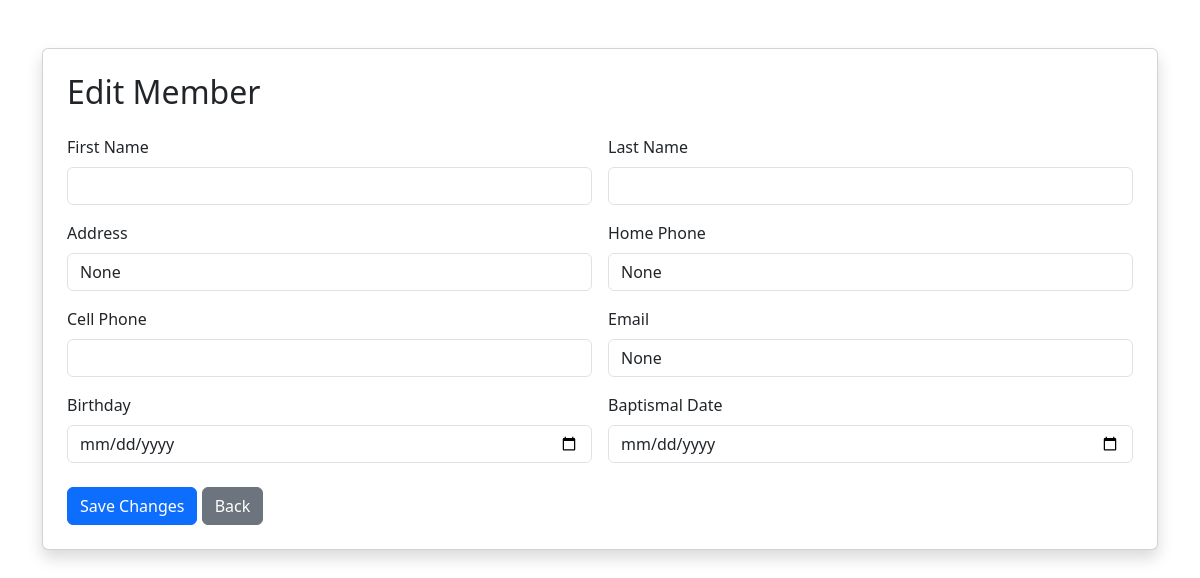
Screenshot of /members/edit/2/ with the database file from the repository.
### churchmembers/models.py (models this page shows, shortened)
class ChurchMember(models.Model):
    MARITAL_STATUS_CHOICES = [
        ("Single", "Single"),
        ("Married", "Married"),
        ("Widowed", "Widowed"),
        ("Divorced", "Divorced"),
        ("Separated", "Separated"),
    ]
    first_name = models.CharField(max_length=100)
    middle_name = models.CharField(max_length=100, blank=True, null=True)
    last_name = models.CharField(max_length=100)
    preferred_name = models.CharField(
        max_length=100,
        blank=True,
        null=True,
        help_text="Name the member prefers to be called."
    )
    photo = models.ImageField(
        upload_to="member_photos/",
        blank=True,
        null=True
    )
    address = models.ForeignKey(
        Address,
        on_delete=models.SET_NULL,
        blank=True,
        null=True,
        related_name="church_members"
    )
    home_phone = models.CharField(max_length=20, blank=True, null=True)
    mobile_phone = models.CharField(max_length=20, blank=True, null=True)
    email = models.EmailField(blank=True, null=True)
    date_of_birth = models.DateField(blank=True, null=True)
    baptismal_date = models.DateField(blank=True, null=True)
    membership_date = models.DateField(blank=True, null=True)
    transfer_date = models.DateField(blank=True, null=True)
    originating_congregation = models.ForeignKey(
        Congregation,
        on_delete=models.SET_NULL,
        blank=True,
        null=True,
        related_name="transferred_members"
    )
    previous_congregation_notes = models.TextField(blank=True, null=True)
    moved_to_area_date = models.DateField(blank=True, null=True)
    lives_with = models.CharField(max_length=200, blank=True, null=True)
    marital_status = models.CharField(
        max_length=20,
        choices=MARITAL_STATUS_CHOICES,
        blank=True,
        null=True
    )
    was_previously_married = models.BooleanField(default=False)
    has_children = models.BooleanField(default=False)
    children_in_congregation = models.PositiveIntegerField(blank=True, null=True)
    ministries = models.ManyToManyField(
        Ministry,
        blank=True,
        related_name="members"
    )
    worship_areas = models.ManyToManyField(
        WorshipArea,
        blank=True,
        related_name="members"
    )
    is_active = models.BooleanField(default=True)
    created_at = models.DateTimeField(auto_now_add=True)
    updated_at = models.DateTimeField(auto_now=True)
    class Meta:
        ordering = ["last_name", "first_name"]

### churchmembers/views.py (the view, shortened to what this page needs)
# urls.py: path("members/edit/<int:member_id>/", views.edit_member, name="edit_member"),
def edit_member(request, member_id):
    member = get_object_or_404(ChurchMember, id=member_id)
    congregations = Congregation.objects.all().order_by("name")
    return render(
        request,
        "churchmembers/EditMember.html",
        {"member": member, "congregations": congregations},
    )

### churchmembers/templates/churchmembers/EditMember.html (shortened to what this page needs)
<!DOCTYPE html>
<html lang="en">
<head>
  <link href="https://cdn.jsdelivr.net/npm/bootstrap@5.3.3/dist/css/bootstrap.min.css" rel="stylesheet">
</head>
<body>
  <div class="container mt-5">
    <div class="card shadow p-4">
      <h2 class="mb-4">Edit Member</h2>
      <form method="POST">
        <div class="row g-3">
          <div class="col-md-6">
            <label class="form-label">First Name</label>
            <input type="text" name="firstname" class="form-control" value="{{ member.firstname }}">
          </div>
          <div class="col-md-6">
            <label class="form-label">Last Name</label>
            <input type="text" name="lastname" class="form-control" value="{{ member.lastname }}">
          </div>
          <div class="col-md-6">
            <label class="form-label">Address</label>
            <input type="text" name="address" class="form-control" value="{{ member.address }}">
          </div>
          <div class="col-md-6">
            <label class="form-label">Home Phone</label>
            <input type="text" name="home_phone" class="form-control" value="{{ member.home_phone }}">
          </div>
          <div class="col-md-6">
            <label class="form-label">Cell Phone</label>
            <input type="text" name="cell_phone" class="form-control" value="{{ member.cell_phone }}">
          </div>
          <div class="col-md-6">
            <label class="form-label">Email</label>
            <input type="email" name="email" class="form-control" value="{{ member.email }}">
          </div>
          <div class="col-md-6">
            <label class="form-label">Birthday</label>
            <input type="date" name="birthday" class="form-control" value="{{ member.birthday|date:'Y-m-d' }}">
          </div>
          <div class="col-md-6">
            <label class="form-label">Baptismal Date</label>
            <input type="date" name="baptismal_date" class="form-control" value="{{ member.baptismal_date|date:'Y-m-d' }}">
          </div>
        </div>
        <div class="mt-4">
          <button type="submit" class="btn btn-primary">Save Changes</button>
          <a href="{% url 'member_list' %}" class="btn btn-secondary">Back</a>
        </div>
      </form>
    </div>
  </div>
</body>
</html>

### rows the page displays
ChurchMember: address "None", home_phone "None", email "None"
